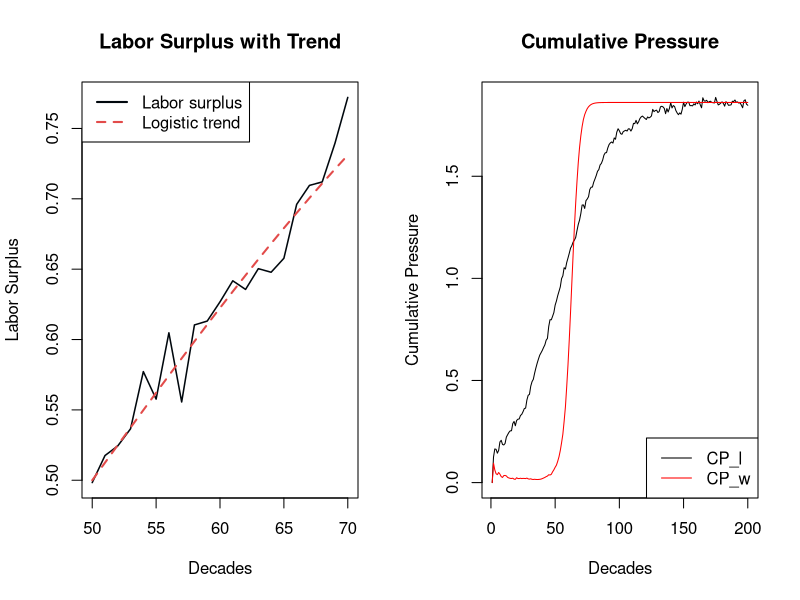
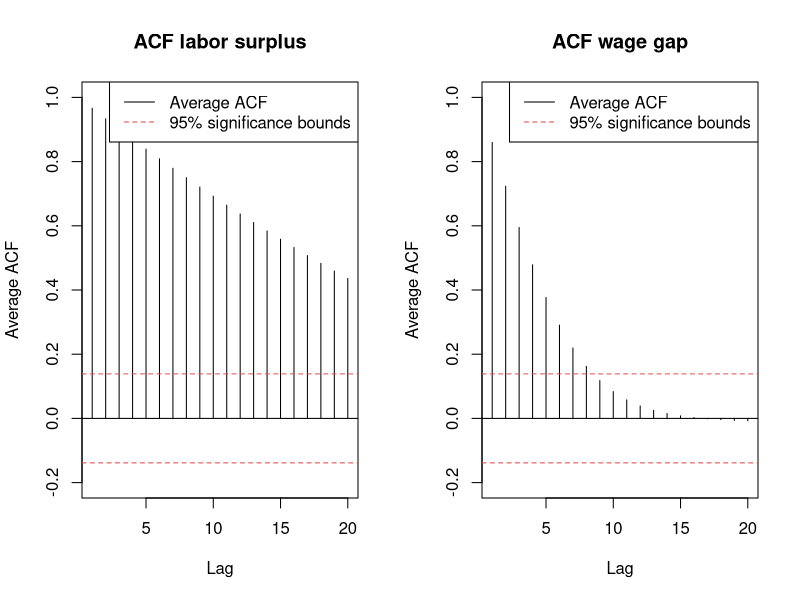
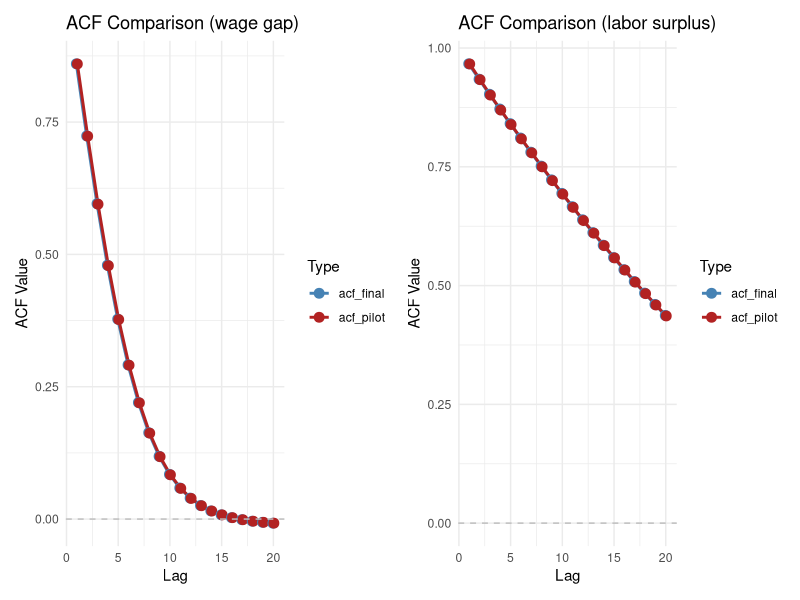
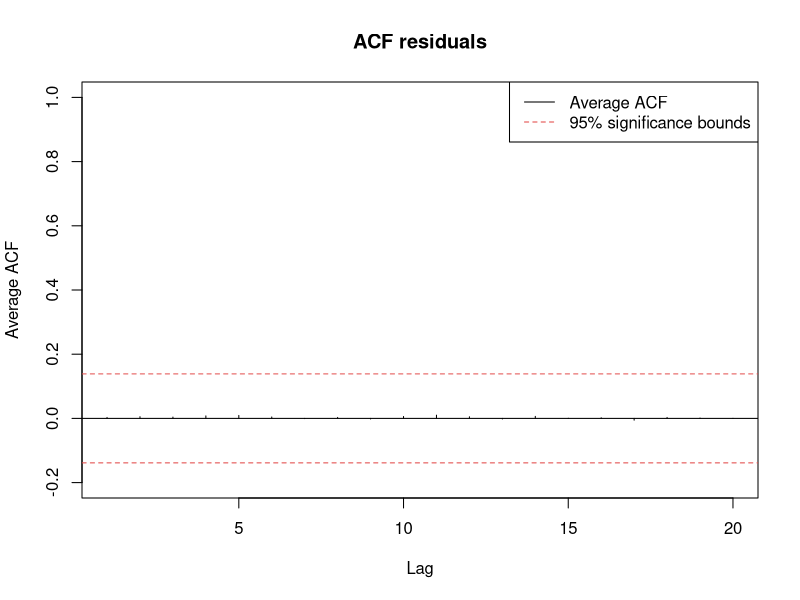
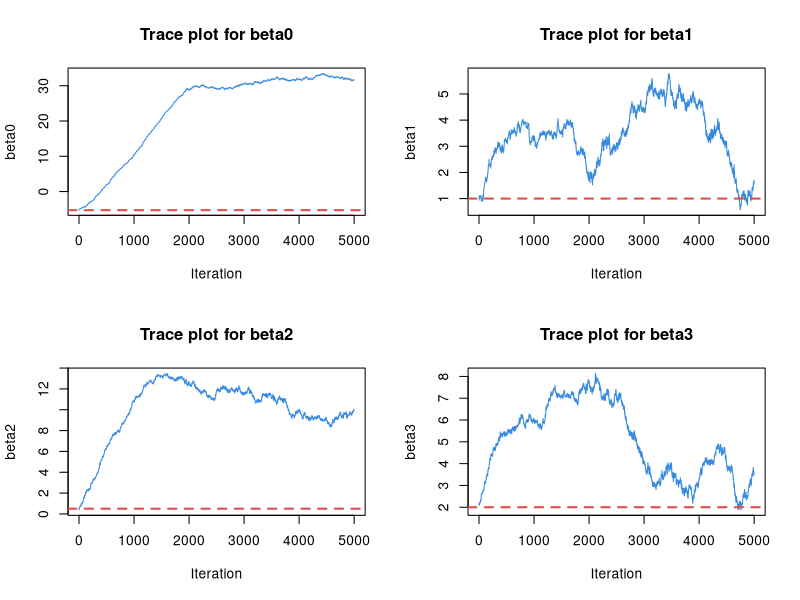
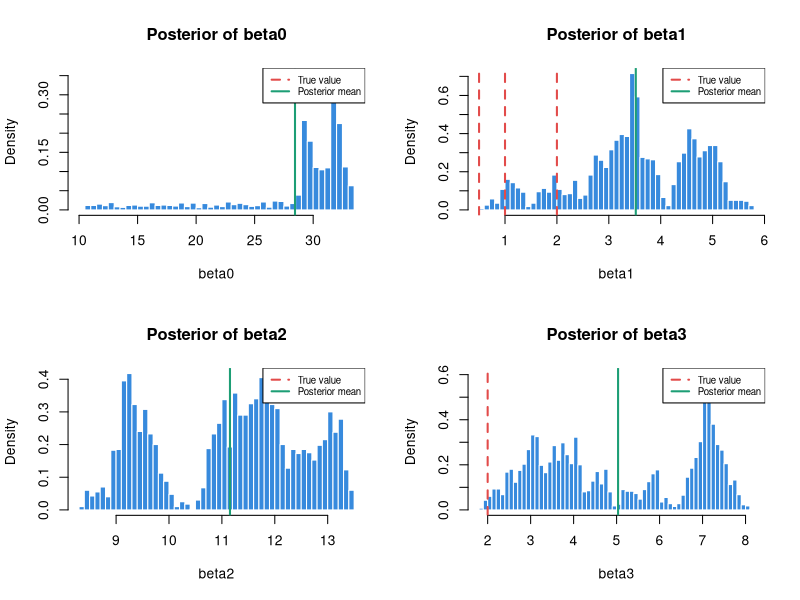

These charts were generated, in order, by the following R code:
## ---- chunk 1
library(dplyr)
library(ggplot2)
library(tidyr)
library(sandwich)
library(lmtest)
library(patchwork)
## ---- chunk 2
set.seed(123)
## ---- chunk 3
N_pilot <- 10
T_pilot <- 200
## ---- chunk 4
# labor_surplus parameters
K_l <- 1
r_l <- .05
t0_l  <- 50
A <- .2
P <- 5
delta_l <- .43
## ---- chunk 5
func_labor_surplus <- function(N,T) {
  
  labor_surplus <- matrix(NA, nrow = T , ncol = N)
  for (n in 1:N) {
    for (t in 1:T) {
    
      logistic_trend <- K_l/(1+exp(-r_l*(t-t0_l)))
      oscillation <- A * exp(-delta_l*t) * sin((2*t*pi)/P)
      epsilon <- rnorm(1, mean = 0, sd = .02)
    
      labor_surplus[t, n] <- logistic_trend + oscillation + epsilon
    }
  }
  return(labor_surplus)
}
## ---- chunk 6
labor_surplus <- func_labor_surplus(N_pilot, T_pilot)
head(labor_surplus)
## ---- chunk 7
# wage_gap parameters
K_w <- 1
r_base <- .03
alpha <- .5
t0_w <- 60
## ---- chunk 8
func_wage_gap <- function(N, T, lab){
  
  wage_gap <- matrix(NA, nrow = T , ncol = N)
  for (n in 1:N) {
    for (t in 1:T) {
    
      if (t == 1) {r_w <- r_base} else {r_w <- r_base + alpha*(lab[t-1, n])}
    
     wage_gap[t,n]<- K_w/(1+exp(-r_w*(t-t0_w)))
    }
  }
  return(wage_gap)
}
## ---- chunk 9
wage_gap <- func_wage_gap(N_pilot, T_pilot, labor_surplus)
head(wage_gap)
## ---- chunk 10
# decay parameter (cumulative pressure)
delta_c <- 0.43
## ---- chunk 11
cp <- function(N, T, lab, wag) {
  
  CP_l <- matrix(NA, nrow = T , ncol = N)
  CP_w <- matrix(NA, nrow = T , ncol = N)

  for (n in 1:N){
    for (t in 1:T){
    
    # cumulative pressure is only meaningful at t=2
      if (t==1){
        CP_l[t, n] <- 0
        CP_w[t, n] <- 0
      }
      else {
      
        cpsum_l <- 0
        cpsum_w <- 0
      
        for (k in 1:(t-1)){
          cpsum_l <- cpsum_l + lab[t-k, n] * exp(-delta_c*k)
          cpsum_w <- cpsum_w + wag[t-k, n] * exp(-delta_c*k)
      }
      
        CP_l[t, n] <- cpsum_l
        CP_w[t, n] <- cpsum_w
      }
    }
  }
  return( list(CP_l = CP_l, CP_w = CP_w) )
}

## ---- chunk 12
result <- cp(N_pilot, T_pilot, labor_surplus, wage_gap)
CP_w <- result$CP_w
CP_l <- result$CP_l
## ---- chunk 13
head(CP_l)
## ---- chunk 14
head(CP_w)
## ---- chunk 15
n <- 70
s <- 50
trend_l <- K_l / (1 + exp(-r_l * (s:n - t0_l)))
 
par(mfrow = c(1,2))

plot(s:n, labor_surplus[s:n, 1], type = "n",
     xlab = "Decades", ylab = "Labor Surplus",
     main = "Labor Surplus with Trend")
lines(s:n, labor_surplus[s:n, 1], col = "#00070d", lwd = 1.5)
lines(s:n, trend_l, col = "#E24B4A", lty = 2, lwd = 2)
legend("topleft",
       legend = c("Labor surplus", "Logistic trend"),
       col = c("#00070d", "#E24B4A"),
       lty = c(1, 2, 1, 1), lwd = 2)

plot(1:T_pilot, CP_l[,1], type = "l", 
     xlab = "Decades", ylab = "Cumulative Pressure",
     main = "Cumulative Pressure")
lines(1:T_pilot, CP_w[,1],col ="red")
legend("bottomright", legend = c("CP_l", "CP_w"), col = c("black", "red"), lty = 1)

par(mfrow = c(1, 1))
## ---- chunk 16
lag_max <- 20 
acf_matrix_l <- matrix(NA, nrow = lag_max , ncol = N_pilot)
acf_matrix_w <- matrix(NA, nrow = lag_max , ncol = N_pilot)
## ---- chunk 17
acf_func <- function(lag_max, acf_matrix, N, T, t0, CP) {
  for (s in 1:N){
    cps <- CP[t0:T, s]
    acf_matrix[,s] <- acf(cps, 
                          lag.max = lag_max,
                          plot = FALSE)$acf[-1]
  }
  acf_avg <- rowMeans(acf_matrix)
  return(acf_avg)
}
## ---- chunk 18
acf_avg_l <- acf_func(lag_max, acf_matrix_l, N_pilot, T_pilot, t0_l, CP_l)
acf_avg_w <- acf_func(lag_max, acf_matrix_w, N_pilot, T_pilot, t0_w, CP_w)
## ---- chunk 19
acf_plot <- function(acf, T, title = "Average ACF"){
  
   plot(1:lag_max, acf,
         type = "h",
         xlab = "Lag",
         ylab = "Average ACF",
         main = title,
         ylim = c(-0.2, 1))
    abline(h = 0)
          # Significance bounds
    abline(h =  1.96 / sqrt(T), lty = 2, col = "#E24B4A")
    abline(h = -1.96 / sqrt(T), lty = 2, col = "#E24B4A")
        
    legend("topright",
            legend = c("Average ACF", "95% significance bounds"),
            col    = c("black", "#E24B4A"),
            lty    = c(1, 2))
  
}
## ---- chunk 20
par(mfrow = c(1,2))
acf_plot(acf_avg_l, T_pilot, title = "ACF labor surplus")
acf_plot(acf_avg_w, T_pilot, title = "ACF wage gap" )

par(mfrow = c(1,1))
## ---- chunk 21
# Labor surplus
Tl_obs <- T_pilot - round(t0_l)
Tl_eff <- Tl_obs/(1+2*sum(acf_avg_l))

# Wage gap
Tw_obs <- T_pilot - round(t0_w)
Tw_eff <- Tw_obs/(1+2*sum(acf_avg_w))

ratio_w <- Tw_eff/Tw_obs
ratio_l <- Tl_eff/Tl_obs

cat("Effective sample size — labor surplus:",
    round(Tl_eff, 3), "\n")
cat("Effective sample size — wage gap:",
    round(Tw_eff, 3), "\n")
cat("Efficiency ratio — wage gap:", 
    round(ratio_w, 3), "\n")
cat("Efficiency ratio — labor surplus:", 
    round(ratio_l, 3), "\n")
cat("Usable decades — labor surplus:", Tl_obs, "\n")
cat("Usable decades — wage gap:", Tw_obs)
## ---- chunk 22
p <- c(0.001, 0.005, 0.01, 0.02, 0.05)
beta0_values <- qlogis(p)
epv <- 30
T_eff_binding <- Tw_eff

# N calculation for each p
sensitivity_analysis <- data.frame(
  crisis_prob = p ,
  beta0 = round(beta0_values, 4), 
  N_needed = ceiling(epv/(T_eff_binding*p))
)

print(sensitivity_analysis)
## ---- chunk 23
beta0 <- -5.2933	
beta1 <- 1.0   # wage gap effect — moderate
beta2 <- 0.5   # labor surplus effect — smaller alone
beta3 <- 2.0   # interaction — largest, captures Marx's threshold
## ---- chunk 24
y_func <- function(beta0, beta1, beta2, beta3, CP_l, CP_w, T, N) {
  
  z <- beta0 + (beta1*CP_w) + (beta2*CP_l) + (beta3*CP_l*CP_w)
  p_crisis <- 1/(1+exp(-z))
  
  y <- matrix(rbinom(T*N, size = 1, prob = p_crisis), 
              ncol = N, nrow = T)
  
  return(y)
}
## ---- chunk 25
y_pilot <- y_func(beta0, beta1, beta2, beta3, CP_l, CP_w, T_pilot, N_pilot)
## ---- chunk 26
head(y_pilot)
## ---- chunk 27
N_final <- 389
T_final <- 200
## ---- chunk 28
# Generate labor surplus , wage gap, CP_l, CP_w, y with N_final, T_final 
labor_surplus_fin <- func_labor_surplus(N_final, T_final)
wage_gap_fin <- func_wage_gap(N_final, T_final, labor_surplus_fin)

cp_fin <- cp(N_final, T_final, labor_surplus_fin, wage_gap_fin)
CPfin_l <- cp_fin$CP_l
CPfin_w <- cp_fin$CP_w

y_final <- y_func(beta0, beta1, beta2, beta3, CPfin_l, CPfin_w, T_final, N_final)
## ---- chunk 29
# crisis event count comparison
data.frame (
  Simulation = c("Pilot","Final"),
  N = c(N_pilot, N_final),
  T = c(T_pilot, T_final),
  Total_crisis = c(sum(y_pilot), sum(y_final))
    )
## ---- chunk 30
df_long <- data.frame(
  society = rep(1:N_final, each = T_final), 
  decade = rep(1:T_final, times = N_final), 
  CP_w = as.vector(CPfin_w), 
  CP_l = as.vector(CPfin_l), 
  y = as.vector(y_final)
)
## ---- chunk 31
model <- glm(y~CP_w+CP_l+CP_w:CP_l, 
             data = df_long, 
             family = binomial(link = "logit"))
summary(model)
## ---- chunk 32
X <- cbind(
  intercept = 1, 
  CP_w = as.vector(CPfin_w), 
  CP_l = as.vector(CPfin_l), 
  interaction = as.vector(CPfin_w)*as.vector(CPfin_l)
)

y_vec <- as.vector(y_final)
## ---- chunk 33
log_likelihood <- function(beta, X, y) {
  
  z <- X %*% beta
  p <- 1/(1+exp(-z))
  ll <- sum(y*log(p + 1e-10) + (1-y)*log(1-p  + 1e-10))
  
  return(-ll)
}
## ---- chunk 34
results <- optim(
    par = c(0,0,0,0),
    fn = log_likelihood,
    X = X, 
    y = y_vec, 
    method = "BFGS", 
    hessian = TRUE
  )
## ---- chunk 35
data.frame(
  true = c(beta0, beta1, beta2, beta3), 
  estimated_1 = c(coef(model)), 
  estimated_2 = c(results$par)
)
## ---- chunk 36
acfin_matrix_l <- matrix(NA, nrow = lag_max , ncol = N_final)
acfin_matrix_w <- matrix(NA, nrow = lag_max , ncol = N_final)

acfin_avg_l <- acf_func(lag_max, acfin_matrix_l, N_final, T_final, t0_l, CPfin_l)
acfin_avg_w <- acf_func(lag_max, acfin_matrix_w, N_final, T_final, t0_w, CPfin_w)
## ---- chunk 37
# compare acf pilot and acf final for labor surplus
acf_comp_l<- data.frame(lag = 1:lag_max, 
                        acf_final = acfin_avg_l, 
                        acf_pilot = acf_avg_l)

# compare acf pilot and acf final for wage gap
acf_comp_w <- data.frame(lag = 1:lag_max, 
                         acf_final = acfin_avg_w, 
                         acf_pilot = acf_avg_w)
## ---- chunk 38
acf_comparison <- function(acf_comp, title = "ACF Comparison: Final vs Pilot"){
  
  # convert to long format 
  acf_long <- pivot_longer(acf_comp, 
                           cols = c(acf_final, acf_pilot), 
                           names_to = "Type", 
                           values_to = "ACF_Values")
  
  p <- ggplot(acf_long, aes(x = lag, y = ACF_Values, color = Type, group = Type)) +
    geom_line(position = position_dodge(width = 0.2), linewidth = 1) + 
    geom_point(position = position_dodge(width = 0.2), size = 3) + 
    geom_hline(yintercept = 0, linetype = "dashed", color = "gray") +
    theme_minimal() +
   
    labs(title = title,        
         x = "Lag", 
         y = "ACF Value") +
    scale_color_manual(values = c("acf_final" = "steelblue", "acf_pilot" = "firebrick"))
  
  # Return the plot
  return(p) 
}
## ---- chunk 39
plot_wage <- acf_comparison(acf_comp_w, title = "ACF Comparison (wage gap)" )
plot_labor <-acf_comparison(acf_comp_l, title = "ACF Comparison (labor surplus)" )
## ---- chunk 40
combined_plot <- plot_wage + plot_labor
combined_plot
## ---- chunk 41
residuals_pearson <- residuals(model, type = "pearson")
lag_max <- min(Tl_obs/4, 20)
df_long_ord <- df_long %>% arrange(society, decade)
acf_resid_matrix <- matrix (NA, nrow = lag_max, ncol = N_final)


for (s in 1:N_final){
  # Extract the residuals for society s
  res_s <- residuals_pearson[df_long$society == s]
  acf_resid_matrix[,s]<-acf(res_s, lag_max, plot = FALSE)$acf[-1]
}

avg_resid_matrix <- rowMeans(acf_resid_matrix)
## ---- chunk 42
acf_plot(avg_resid_matrix, T_final, title = "ACF residuals")
## ---- chunk 43
# log prior function 
log_prior <- function(beta){
  # beta0~Normal(0, 10)
  # beta1, beta2, beta3~Normal(0, 5)
  dnorm(beta[1], 0, 10, log = TRUE)+ 
  dnorm(beta[2], 0, 5, log = TRUE)+ 
  dnorm(beta[3], 0, 5, log = TRUE)+ 
  dnorm(beta[4], 0, 5, log = TRUE)
}

# Same log_likehood as we use in the manual implementation of the logistic regression.
log_posterior <- function(beta, X, y){
  log_prior(beta) + log_likelihood(beta, X, y)
}
## ---- chunk 44
manual_metropolis_hasting <- function(X, y, n_iter = 5000, proposal_sd = .05){
  
  # initialize the storage
  samples <- matrix(NA, nrow = n_iter, ncol = 4)
  colnames(samples) <- c("beta0","beta1","beta2", "beta3")
  
  # starting point 
  beta_current <- coef(model)
  
  # initialize the acceptance
  acceptance <- 0
  
  for (i in 1:n_iter){
    # add random noise to beta_current to get the beta_proposed
    beta_proposed <- beta_current + rnorm(4, 0, sd = proposal_sd)
    # compute the log posterior ratio
    log_ratio <- log_posterior(beta_proposed, X, y) - log_posterior(beta_current, X, y)
    # accept or reject 
    if (log(runif(1)) < log_ratio) {
      beta_current <- beta_proposed # update beta_current
      acceptance <- acceptance + 1
    }
    samples[i,] <- beta_current
  }
  cat("Acceptance rate: ", round(acceptance/n_iter, 3), "\n")
  
  return(samples)
}
## ---- chunk 45
set.seed(42)
mcmc_samples <- manual_metropolis_hasting(X, y_vec, n_iter = 5000, proposal_sd = .05)
## ---- chunk 46
par(mfrow = c(2, 2))

for(j in 1:4){
  param_name <- colnames(mcmc_samples)[j]
  true_value <- c(beta0, beta1, beta2, beta3)[j]
  
  # Plot the chain over time
  plot(mcmc_samples[, j], type = "l", 
       main = paste("Trace plot for", param_name),
       xlab = "Iteration", 
       ylab = param_name,
       col = "#378ADD")
  
  # Add the true value as a horizontal red dashed line
  abline(h = true_value, col = "#E24B4A", lwd = 2, lty = 2)
}
par(mfrow = c(1, 1))
## ---- chunk 47
# discard warm up 
warm_up <- 1000 
post_samples <- mcmc_samples[(warm_up+1):(nrow(mcmc_samples)), ]

par(mfrow = c(2,2))
for(j in 1:4){
  param_name <- colnames(post_samples)[j]
  true_value <- c(beta0, beta1, beta2, beta3)
  
  hist(post_samples[,j], 
       breaks = 50, 
       main   = paste("Posterior of", param_name),
       xlab   = param_name,
       col    = "#378ADD",
       border = "white",
       freq   = FALSE)
  
    # True value
  abline(v = true_value, col = "#E24B4A", lwd = 2, lty = 2)
  
  # Posterior mean
  abline(v = mean(post_samples[, j]), 
         col = "#1D9E75", lwd = 2)
  
  legend("topright",
         legend = c("True value", "Posterior mean"),
         col    = c("#E24B4A", "#1D9E75"),
         lty    = c(2, 1), lwd = 2, cex = 0.7)
}
par(mfrow = c(1, 1))
